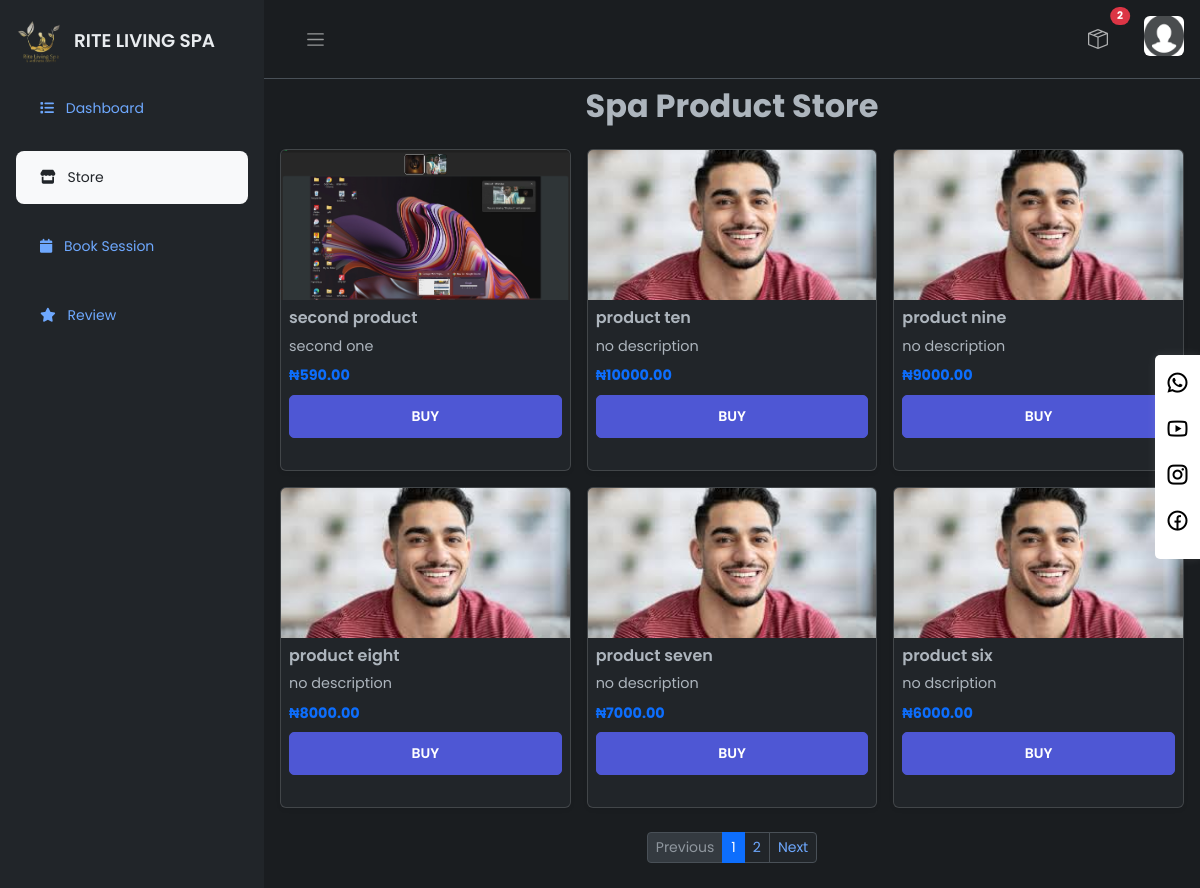
Page /store (signed in) on the committed database.
### firstApp/models.py (models this page shows, shortened)
class Product(models.Model):
    name = models.CharField(max_length=255, blank=True, null=True)
    description = models.TextField(blank=True, null=True)
    uploaded_file = models.FileField(upload_to='uploads/orders/', blank=True, null=True)
    price = models.DecimalField(max_digits=10, decimal_places=2, blank=True, null=True)
    created_at = models.DateTimeField(auto_now_add=True)

### firstApp/views.py (the view)
# urls.py: path('store', StorePageView, name='storepage'),
@login_required(login_url='loginpage')
def StorePageView(request):
    user = request.user
    products_list = Product.objects.all().order_by('-created_at')
    paginator = Paginator(products_list, 6)  # 6 products per page
    page_number = request.GET.get('page')
    products = paginator.get_page(page_number)
    orders = Order.objects.select_related('client', 'product').order_by('-created_at')
    order_count = orders.count()
    user_order_count = orders.filter(client=user).count()
    user_orders = Order.objects.filter(client=user).select_related('product').prefetch_related('messages').order_by('-created_at')
    user_order_count_show = user_orders.count()
    context = {
        'products': products,
        'orders': orders,
        'order_count': order_count,
        'user_order_count': user_order_count,
        'user_orders': user_orders,
        'user_order_count_show': user_order_count_show
    }
    return render(request, 'auth/store.html', context)

### firstApp/templates/auth/store.html (shortened to what this page needs)
{% extends 'auth/maindash.html' %}
{% load static %}
{% block content %}
<div class="main">
    {% include 'auth/nav.html' %}
    <main class="content px-3 py-2" style="max-height: 90vh; overflow-y: auto;">
        <h2 class="text-center mb-4 fw-bold">Spa Product Store</h2>
        <div class="row row-cols-1 row-cols-sm-2 row-cols-md-3 g-3">
            {% for product in products %}
            <div class="col">
                <div class="card h-100 shadow-sm" style="font-size: 0.9rem;">
                    <img src="{{ product.uploaded_file.url }}" class="card-img-top" alt="{{ product.name }}"
                        style="height: 150px; object-fit: cover;">
                    <div class="card-body p-2">
                        <h6 class="card-title fw-semibold mb-2">{{ product.name }}</h6>
                        <p class="card-text mb-2">{{ product.description|truncatewords:15 }}</p>
                        <p class="text-primary fw-bold mb-2">₦{{ product.price }}</p>
                        <a href="#" class="btn btn-sm btn-brand w-100" onclick="showBuyModal('{{ product.id }}')">BUY</a>
                    </div>
                </div>
            </div>
            {% empty %}
            <div class="col">
                <p class="text-center">No products available right now.</p>
            </div>
            {% endfor %}
        </div>
        <div class="d-flex justify-content-center mt-4">
            <nav>
                <ul class="pagination pagination-sm">
                    {% if products.has_previous %}
                    <li class="page-item">
                        <a class="page-link" href="?page={{ products.previous_page_number }}">Previous</a>
                    </li>
                    {% else %}
                    <li class="page-item disabled"><span class="page-link">Previous</span></li>
                    {% endif %}
                    {% for num in products.paginator.page_range %}
                    {% if products.number == num %}
                    <li class="page-item active"><span class="page-link">{{ num }}</span></li>
                    {% else %}
                    <li class="page-item">
                        <a class="page-link" href="?page={{ num }}">{{ num }}</a>
                    </li>
                    {% endif %}
                    {% endfor %}
                    {% if products.has_next %}
                    <li class="page-item">
                        <a class="page-link" href="?page={{ products.next_page_number }}">Next</a>
                    </li>
                    {% else %}
                    <li class="page-item disabled"><span class="page-link">Next</span></li>
                    {% endif %}
                </ul>
            </nav>
        </div>
    </main>
</div>
{% endblock %}

### static/firstApp/css/dashboard.css (style rules this page uses)
:root { --c-dark: #212529; --c-brand: #4e57d4; --c-brand-light: #6970dd; --c-brand-rgb: 78, 87, 212; --c-body: #727272; --font-base: "Poppins", sans-serif; --box-shadow: 0px 15px 25px rgba(0,0,0,0.08); --transition: all 0.5s ease; }
body { font-family: 'Poppins', sans-serif; font-size: 0.875rem; opacity: 1; overflow-y: hidden; margin: 0; }
a { cursor: pointer; text-decoration: none; font-family: 'Poppins', sans-serif; }
.btn { font-weight: 600; font-size: 14px; text-transform: uppercase; border-radius: 5px; padding: 10px 24px; }
.btn-brand { background-color: var(--c-brand); border-color: var(--c-brand); color: white; }
li { list-style: none; }
.main { display: flex; flex-direction: column; min-height: 100vh; min-width: 0; overflow: hidden; transition: all 0.35s ease-in-out; width: 100%; background: var(--bs-dark-bg-subtle); }
.content { flex: 1; max-width: 100vw; width: 100vw; }
@media (min-width:768px) { .content { max-width: auto; width: auto; } }
.card { box-shadow: 0 0 .875rem 0 rgba(34, 46, 60, .05); margin-bottom: 24px; }

### rows in the picture
Product: uploaded_file (picture), name "second product", description "second one", price "590.00"
Product: uploaded_file (picture), name "product ten", description "no description", price "10000.00"
Product: uploaded_file (picture), name "product nine", description "no description", price "9000.00"
Product: uploaded_file (picture), name "product eight", description "no description", price "8000.00"
Product: uploaded_file (picture), name "product seven", description "no description", price "7000.00"
Product: uploaded_file (picture), name "product six", description "no dscription", price "6000.00"

### other values in the picture
{{ user_order_count }} "2"
{{ num }} "1"
{{ num }} "2"
